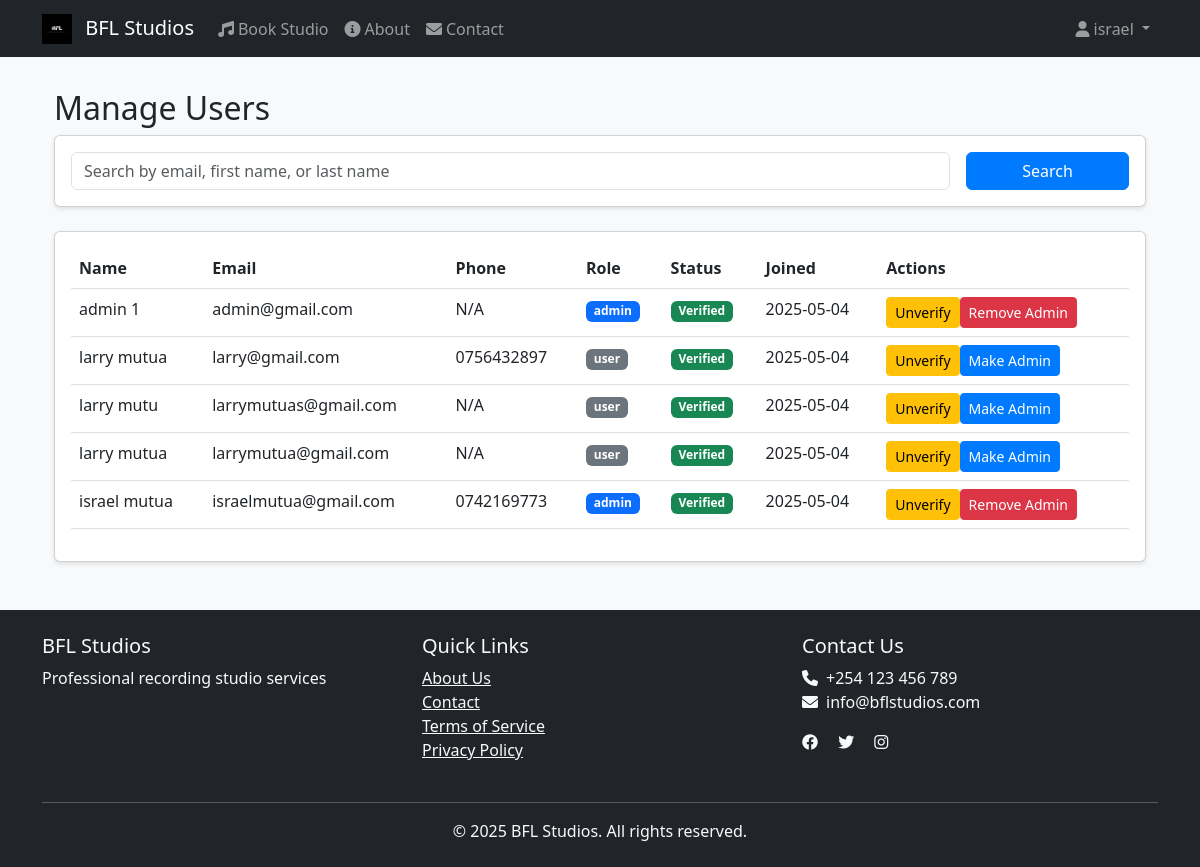
Screenshot of /admin/manage_users (signed in) with the database file from the repository.
### app/models/user.py (models this page shows)
class User(UserMixin, db.Model):
    id = db.Column(db.Integer, primary_key=True)
    email = db.Column(db.String(120), unique=True, nullable=False)
    password_hash = db.Column(db.String(255))
    first_name = db.Column(db.String(50))
    last_name = db.Column(db.String(50))
    phone = db.Column(db.String(20))
    profile_picture = db.Column(db.String(255))
    is_verified = db.Column(db.Boolean, default=False)
    two_factor_enabled = db.Column(db.Boolean, default=False)
    role = db.Column(db.String(20), default='user')
    created_at = db.Column(db.DateTime, default=datetime.utcnow)
    is_admin = db.Column(db.Boolean, default=False)
    @property
    def is_administrator(self):
        return self.role == 'admin' or self.is_admin

### app/routes/admin.py (the view, shortened to what this page needs)
@bp.route('/manage_users')
@login_required
def manage_users():
    if not current_user.is_administrator:
        flash('Access denied. Admin privileges required.', 'danger')
        return redirect(url_for('main.index'))
    page = request.args.get('page', 1, type=int)
    search = request.args.get('search', '')
    query = User.query
    users = query.order_by(User.created_at.desc()).paginate(
        page=page, per_page=10, error_out=False
    )
    return render_template('admin/manage_users.html', users=users, search=search)

### app/__init__.py (called while the page is built)
@login_manager.user_loader
def load_user(user_id):
    from app.models import User
    return User.query.get(int(user_id))

def create_app():
    app = Flask(__name__)
    app.config.from_object(Config)
    @app.context_processor
    def utility_processor():
        return {
            'current_year': datetime.now().year
        }
    db.init_app(app)
    login_manager.init_app(app)
    mail.init_app(app)
    migrate.init_app(app, db)
    login_manager.login_view = 'auth.login'
    login_manager.login_message_category = 'info'
    from .routes import auth, booking, admin, user,main,payment
    app.register_blueprint(main.bp)
    app.register_blueprint(auth.bp)
    app.register_blueprint(booking.bp)
    app.register_blueprint(admin.bp)
    app.register_blueprint(payment.bp)
    app.register_blueprint(user.bp)
    return app

### app/templates/admin/manage_users.html (shortened to what this page needs)
{% extends "base.html" %}
{% block content %}
<div class="container">
    <h2>Manage Users</h2>
    <div class="card mb-4">
        <div class="card-body">
            <form method="GET" class="row g-3">
                <div class="col-md-10">
                    <input type="text" class="form-control" name="search" value="{{ search }}" placeholder="Search by email, first name, or last name">
                </div>
                <div class="col-md-2">
                    <button type="submit" class="btn btn-primary w-100">Search</button>
                </div>
            </form>
        </div>
    </div>
    <div class="card">
        <div class="card-body">
            <div class="table-responsive">
                <table class="table">
                    <thead>
                        <tr>
                            <th>Name</th>
                            <th>Email</th>
                            <th>Phone</th>
                            <th>Role</th>
                            <th>Status</th>
                            <th>Joined</th>
                            <th>Actions</th>
                        </tr>
                    </thead>
                    <tbody>
                        {% for user in users.items %}
                        <tr>
                            <td>{{ user.first_name }} {{ user.last_name }}</td>
                            <td>{{ user.email }}</td>
                            <td>{{ user.phone or 'N/A' }}</td>
                            <td>
                                <span class="badge bg-{{ 'primary' if user.is_administrator else 'secondary' }}">
                                    {{ user.role }}
                                </span>
                            </td>
                            <td>
                                <span class="badge bg-{{ 'success' if user.is_verified else 'warning' }}">
                                    {{ 'Verified' if user.is_verified else 'Unverified' }}
                                </span>
                            </td>
                            <td>{{ user.created_at.strftime('%Y-%m-%d') }}</td>
                            <td>
                                <div class="btn-group">
                                    {% if not user.is_verified %}
                                    <form method="POST" action="{{ url_for('admin.update_user_status', user_id=user.id) }}" class="d-inline">
                                        <input type="hidden" name="action" value="verify">
                                        <button type="submit" class="btn btn-success btn-sm">Verify</button>
                                    </form>
                                    {% else %}
                                    <form method="POST" action="{{ url_for('admin.update_user_status', user_id=user.id) }}" class="d-inline">
                                        <button type="submit" class="btn btn-warning btn-sm">Unverify</button>
                                    </form>
                                    {% endif %}
                                    {% if not user.is_administrator %}
                                    <form method="POST" action="{{ url_for('admin.update_user_status', user_id=user.id) }}" class="d-inline">
                                        <button type="submit" class="btn btn-primary btn-sm">Make Admin</button>
                                    </form>
                                    {% else %}
                                    <form method="POST" action="{{ url_for('admin.update_user_status', user_id=user.id) }}" class="d-inline">
                                        <button type="submit" class="btn btn-danger btn-sm">Remove Admin</button>
                                    </form>
                                    {% endif %}
                                </div>
                            </td>
                        </tr>
                        {% endfor %}
                    </tbody>
                </table>
            </div>
        </div>
    </div>
</div>
{% endblock %}

### app/templates/base.html (shortened to what this page needs)
<!DOCTYPE html>
<html lang="en">
<head>
    <link href="https://cdn.jsdelivr.net/npm/bootstrap@5.3.0/dist/css/bootstrap.min.css" rel="stylesheet">
    <link href="https://cdnjs.cloudflare.com/ajax/libs/font-awesome/6.0.0/css/all.min.css" rel="stylesheet">
    <link rel="stylesheet" href="{{ url_for('static', filename='css/style.css') }}">
</head>
<body>
    <nav class="navbar navbar-expand-lg navbar-dark bg-dark">
        <div class="container">
            <a class="navbar-brand" href="{{ url_for('main.index') }}">
                <img src="{{ url_for('static', filename='images/logo.png') }}" alt="BFL Studios" height="30" class="d-inline-block align-text-top me-2">
                BFL Studios
            </a>
            <div class="collapse navbar-collapse" id="navbarNav">
                <ul class="navbar-nav me-auto">
                    <li class="nav-item">
                        <a class="nav-link" href="{{ url_for('booking.studios') }}">
                            <i class="fas fa-music me-1"></i>Book Studio
                        </a>
                    </li>
                    <li class="nav-item">
                        <a class="nav-link" href="{{ url_for('main.about') }}">
                            <i class="fas fa-info-circle me-1"></i>About
                        </a>
                    </li>
                    <li class="nav-item">
                        <a class="nav-link" href="{{ url_for('main.contact') }}">
                            <i class="fas fa-envelope me-1"></i>Contact
                        </a>
                    </li>
                </ul>
                <ul class="navbar-nav">
                    {% if current_user.is_authenticated %}
                        <li class="nav-item dropdown">
                            <a class="nav-link dropdown-toggle" href="#" id="userDropdown" role="button" data-bs-toggle="dropdown">
                                <i class="fas fa-user me-1"></i>{{ current_user.first_name }}
                            </a>
                        </li>
                    {% endif %}
                </ul>
            </div>
        </div>
    </nav>
    <main class="container mt-4">
        {% block content %}{% endblock %}
    </main>
    <footer class="bg-dark text-light mt-5 py-4">
        <div class="container">
            <div class="row">
                <div class="col-md-4">
                    <h5>BFL Studios</h5>
                    <p>Professional recording studio services</p>
                </div>
                <div class="col-md-4">
                    <h5>Quick Links</h5>
                    <ul class="list-unstyled">
                        <li><a href="{{ url_for('main.about') }}" class="text-light">About Us</a></li>
                        <li><a href="{{ url_for('main.contact') }}" class="text-light">Contact</a></li>
                        <li><a href="{{ url_for('main.about') }}" class="text-light">Terms of Service</a></li>
                        <li><a href="{{ url_for('main.contact') }}" class="text-light">Privacy Policy</a></li>
                    </ul>
                </div>
                <div class="col-md-4">
                    <h5>Contact Us</h5>
                    <p>
                        <i class="fas fa-phone me-2"></i>+254 123 456 789<br>
                        <i class="fas fa-envelope me-2"></i>info@bflstudios.com
                    </p>
                    <div class="social-links">
                        <a href="#" class="text-light me-3"><i class="fab fa-facebook"></i></a>
                        <a href="#" class="text-light me-3"><i class="fab fa-twitter"></i></a>
                        <a href="#" class="text-light me-3"><i class="fab fa-instagram"></i></a>
                    </div>
                </div>
            </div>
            <hr class="mt-4">
            <div class="text-center">
                <p class="mb-0">&copy; {{  current_year }} BFL Studios. All rights reserved.</p>
            </div>
        </div>
    </footer>
</body>
</html>

### app/static/css/style.css (style rules this page uses)
body { background-color: #f8f9fa; }
.navbar { margin-bottom: 2rem; }
.card { box-shadow: 0 2px 4px rgba(0,0,0,0.1); margin-bottom: 1.5rem; }
.btn-primary { background-color: #007bff; border-color: #007bff; }

### rows the page displays
User: first_name "israel", last_name "mutua", email "israelmutua@gmail.com", phone "0742169773", role "admin", is_verified "Verified", created_at "2025-05-04"
User: first_name "admin", last_name "1", email "admin@gmail.com", phone "N/A", role "admin", is_verified "Verified", created_at "2025-05-04"
User: first_name "larry", last_name "mutua", email "larry@gmail.com", phone "0756432897", role "user", is_verified "Verified", created_at "2025-05-04"
User: first_name "larry", last_name "mutu", email "larrymutuas@gmail.com", phone "N/A", role "user", is_verified "Verified", created_at "2025-05-04"
User: first_name "larry", last_name "mutua", email "larrymutua@gmail.com", phone "N/A", role "user", is_verified "Verified", created_at "2025-05-04"
